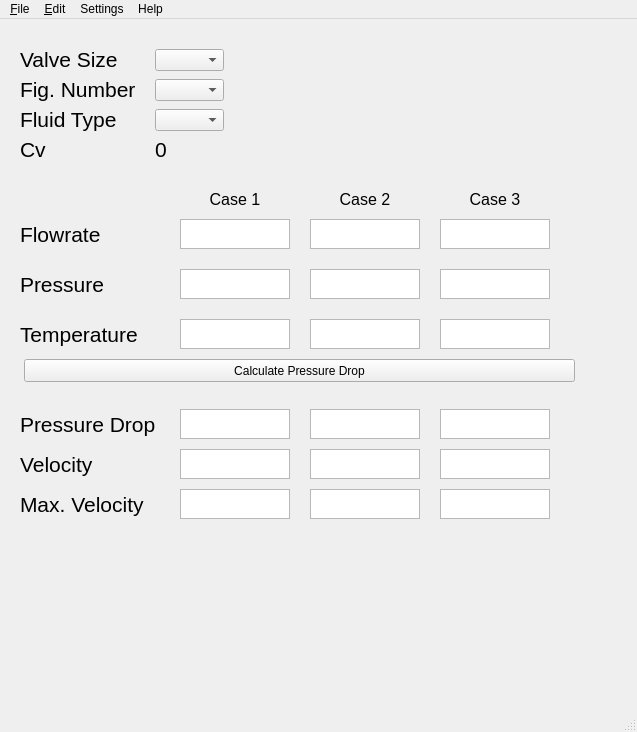
<?xml version="1.0" encoding="UTF-8"?>
<ui version="4.0">
 <author>Stefan Soder</author>
 <class>MainWindow</class>
 <widget class="QMainWindow" name="MainWindow">
  <property name="geometry">
   <rect>
    <x>0</x>
    <y>0</y>
    <width>637</width>
    <height>732</height>
   </rect>
  </property>
  <property name="windowTitle">
   <string>MainWindow</string>
  </property>
  <widget class="QWidget" name="centralwidget">
   <widget class="QComboBox" name="valveSizeSelect">
    <property name="geometry">
     <rect>
      <x>155</x>
      <y>30</y>
      <width>69</width>
      <height>22</height>
     </rect>
    </property>
   </widget>
   <widget class="QLabel" name="valveSizeLabel">
    <property name="geometry">
     <rect>
      <x>20</x>
      <y>25</y>
      <width>120</width>
      <height>30</height>
     </rect>
    </property>
    <property name="font">
     <font>
      <family>SansSerif</family>
      <pointsize>16</pointsize>
     </font>
    </property>
    <property name="text">
     <string>Valve Size</string>
    </property>
    <property name="buddy">
     <cstring>valveSizeSelect</cstring>
    </property>
   </widget>
   <widget class="QLabel" name="label_3">
    <property name="geometry">
     <rect>
      <x>20</x>
      <y>55</y>
      <width>120</width>
      <height>30</height>
     </rect>
    </property>
    <property name="font">
     <font>
      <family>SansSerif</family>
      <pointsize>16</pointsize>
     </font>
    </property>
    <property name="text">
     <string>Fig. Number</string>
    </property>
    <property name="buddy">
     <cstring>comboBox_4</cstring>
    </property>
   </widget>
   <widget class="QLabel" name="label_4">
    <property name="geometry">
     <rect>
      <x>20</x>
      <y>85</y>
      <width>120</width>
      <height>30</height>
     </rect>
    </property>
    <property name="font">
     <font>
      <family>SansSerif</family>
      <pointsize>16</pointsize>
     </font>
    </property>
    <property name="text">
     <string>Fluid Type</string>
    </property>
    <property name="buddy">
     <cstring>comboBox_5</cstring>
    </property>
   </widget>
   <widget class="QComboBox" name="comboBox_4">
    <property name="geometry">
     <rect>
      <x>155</x>
      <y>60</y>
      <width>69</width>
      <height>22</height>
     </rect>
    </property>
   </widget>
   <widget class="QComboBox" name="comboBox_5">
    <property name="geometry">
     <rect>
      <x>155</x>
      <y>90</y>
      <width>69</width>
      <height>22</height>
     </rect>
    </property>
   </widget>
   <widget class="QTextEdit" name="textEdit">
    <property name="geometry">
     <rect>
      <x>180</x>
      <y>200</y>
      <width>110</width>
      <height>30</height>
     </rect>
    </property>
   </widget>
   <widget class="QTextEdit" name="textEdit_2">
    <property name="geometry">
     <rect>
      <x>310</x>
      <y>200</y>
      <width>110</width>
      <height>30</height>
     </rect>
    </property>
   </widget>
   <widget class="QTextEdit" name="textEdit_3">
    <property name="geometry">
     <rect>
      <x>440</x>
      <y>200</y>
      <width>110</width>
      <height>30</height>
     </rect>
    </property>
   </widget>
   <widget class="QLabel" name="label_2">
    <property name="geometry">
     <rect>
      <x>180</x>
      <y>170</y>
      <width>110</width>
      <height>20</height>
     </rect>
    </property>
    <property name="font">
     <font>
      <family>SansSerif</family>
      <pointsize>12</pointsize>
     </font>
    </property>
    <property name="text">
     <string>Case 1</string>
    </property>
    <property name="alignment">
     <set>Qt::AlignCenter</set>
    </property>
    <property name="buddy">
     <cstring>textEdit</cstring>
    </property>
   </widget>
   <widget class="QLabel" name="label_5">
    <property name="geometry">
     <rect>
      <x>310</x>
      <y>170</y>
      <width>110</width>
      <height>20</height>
     </rect>
    </property>
    <property name="font">
     <font>
      <family>SansSerif</family>
      <pointsize>12</pointsize>
     </font>
    </property>
    <property name="text">
     <string>Case 2</string>
    </property>
    <property name="alignment">
     <set>Qt::AlignCenter</set>
    </property>
    <property name="buddy">
     <cstring>textEdit_2</cstring>
    </property>
   </widget>
   <widget class="QLabel" name="label_6">
    <property name="geometry">
     <rect>
      <x>440</x>
      <y>170</y>
      <width>110</width>
      <height>20</height>
     </rect>
    </property>
    <property name="font">
     <font>
      <family>SansSerif</family>
      <pointsize>12</pointsize>
     </font>
    </property>
    <property name="text">
     <string>Case 3</string>
    </property>
    <property name="alignment">
     <set>Qt::AlignCenter</set>
    </property>
    <property name="buddy">
     <cstring>textEdit_3</cstring>
    </property>
   </widget>
   <widget class="QTextEdit" name="textEdit_4">
    <property name="geometry">
     <rect>
      <x>180</x>
      <y>250</y>
      <width>110</width>
      <height>30</height>
     </rect>
    </property>
   </widget>
   <widget class="QTextEdit" name="textEdit_5">
    <property name="geometry">
     <rect>
      <x>310</x>
      <y>250</y>
      <width>110</width>
      <height>30</height>
     </rect>
    </property>
   </widget>
   <widget class="QTextEdit" name="textEdit_6">
    <property name="geometry">
     <rect>
      <x>440</x>
      <y>250</y>
      <width>110</width>
      <height>30</height>
     </rect>
    </property>
   </widget>
   <widget class="QLabel" name="label">
    <property name="geometry">
     <rect>
      <x>20</x>
      <y>200</y>
      <width>110</width>
      <height>30</height>
     </rect>
    </property>
    <property name="font">
     <font>
      <family>SansSerif</family>
      <pointsize>16</pointsize>
     </font>
    </property>
    <property name="text">
     <string>Flowrate</string>
    </property>
   </widget>
   <widget class="QLabel" name="label_7">
    <property name="geometry">
     <rect>
      <x>20</x>
      <y>250</y>
      <width>110</width>
      <height>30</height>
     </rect>
    </property>
    <property name="font">
     <font>
      <family>SansSerif</family>
      <pointsize>16</pointsize>
     </font>
    </property>
    <property name="text">
     <string>Pressure</string>
    </property>
   </widget>
   <widget class="QLabel" name="label_8">
    <property name="geometry">
     <rect>
      <x>20</x>
      <y>300</y>
      <width>131</width>
      <height>30</height>
     </rect>
    </property>
    <property name="font">
     <font>
      <family>SansSerif</family>
      <pointsize>16</pointsize>
     </font>
    </property>
    <property name="text">
     <string>Temperature</string>
    </property>
   </widget>
   <widget class="QTextEdit" name="textEdit_7">
    <property name="geometry">
     <rect>
      <x>440</x>
      <y>300</y>
      <width>110</width>
      <height>30</height>
     </rect>
    </property>
   </widget>
   <widget class="QTextEdit" name="textEdit_8">
    <property name="geometry">
     <rect>
      <x>310</x>
      <y>300</y>
      <width>110</width>
      <height>30</height>
     </rect>
    </property>
   </widget>
   <widget class="QTextEdit" name="textEdit_9">
    <property name="geometry">
     <rect>
      <x>180</x>
      <y>300</y>
      <width>110</width>
      <height>30</height>
     </rect>
    </property>
   </widget>
   <widget class="QTextEdit" name="textEdit_10">
    <property name="geometry">
     <rect>
      <x>180</x>
      <y>390</y>
      <width>110</width>
      <height>30</height>
     </rect>
    </property>
   </widget>
   <widget class="QTextEdit" name="textEdit_11">
    <property name="geometry">
     <rect>
      <x>440</x>
      <y>390</y>
      <width>110</width>
      <height>30</height>
     </rect>
    </property>
   </widget>
   <widget class="QTextEdit" name="textEdit_12">
    <property name="geometry">
     <rect>
      <x>310</x>
      <y>390</y>
      <width>110</width>
      <height>30</height>
     </rect>
    </property>
   </widget>
   <widget class="QLabel" name="label_9">
    <property name="geometry">
     <rect>
      <x>20</x>
      <y>390</y>
      <width>150</width>
      <height>30</height>
     </rect>
    </property>
    <property name="font">
     <font>
      <family>SansSerif</family>
      <pointsize>16</pointsize>
     </font>
    </property>
    <property name="text">
     <string>Pressure Drop</string>
    </property>
   </widget>
   <widget class="QLabel" name="label_10">
    <property name="geometry">
     <rect>
      <x>20</x>
      <y>430</y>
      <width>131</width>
      <height>30</height>
     </rect>
    </property>
    <property name="font">
     <font>
      <family>SansSerif</family>
      <pointsize>16</pointsize>
     </font>
    </property>
    <property name="text">
     <string>Velocity</string>
    </property>
   </widget>
   <widget class="QTextEdit" name="textEdit_13">
    <property name="geometry">
     <rect>
      <x>180</x>
      <y>430</y>
      <width>110</width>
      <height>30</height>
     </rect>
    </property>
   </widget>
   <widget class="QTextEdit" name="textEdit_14">
    <property name="geometry">
     <rect>
      <x>310</x>
      <y>430</y>
      <width>110</width>
      <height>30</height>
     </rect>
    </property>
   </widget>
   <widget class="QTextEdit" name="textEdit_15">
    <property name="geometry">
     <rect>
      <x>440</x>
      <y>430</y>
      <width>110</width>
      <height>30</height>
     </rect>
    </property>
   </widget>
   <widget class="QTextEdit" name="textEdit_16">
    <property name="geometry">
     <rect>
      <x>440</x>
      <y>470</y>
      <width>110</width>
      <height>30</height>
     </rect>
    </property>
   </widget>
   <widget class="QLabel" name="label_11">
    <property name="geometry">
     <rect>
      <x>20</x>
      <y>470</y>
      <width>131</width>
      <height>30</height>
     </rect>
    </property>
    <property name="font">
     <font>
      <family>SansSerif</family>
      <pointsize>16</pointsize>
     </font>
    </property>
    <property name="text">
     <string>Max. Velocity</string>
    </property>
   </widget>
   <widget class="QTextEdit" name="textEdit_17">
    <property name="geometry">
     <rect>
      <x>180</x>
      <y>470</y>
      <width>110</width>
      <height>30</height>
     </rect>
    </property>
   </widget>
   <widget class="QTextEdit" name="textEdit_18">
    <property name="geometry">
     <rect>
      <x>310</x>
      <y>470</y>
      <width>110</width>
      <height>30</height>
     </rect>
    </property>
   </widget>
   <widget class="QPushButton" name="pushButton">
    <property name="geometry">
     <rect>
      <x>24</x>
      <y>340</y>
      <width>551</width>
      <height>23</height>
     </rect>
    </property>
    <property name="text">
     <string>Calculate Pressure Drop</string>
    </property>
   </widget>
   <widget class="QLabel" name="label_12">
    <property name="geometry">
     <rect>
      <x>20</x>
      <y>115</y>
      <width>120</width>
      <height>30</height>
     </rect>
    </property>
    <property name="font">
     <font>
      <family>SansSerif</family>
      <pointsize>16</pointsize>
     </font>
    </property>
    <property name="text">
     <string>Cv</string>
    </property>
    <property name="buddy">
     <cstring>comboBox_5</cstring>
    </property>
   </widget>
   <widget class="QLabel" name="label_13">
    <property name="geometry">
     <rect>
      <x>155</x>
      <y>115</y>
      <width>120</width>
      <height>30</height>
     </rect>
    </property>
    <property name="font">
     <font>
      <family>SansSerif</family>
      <pointsize>16</pointsize>
     </font>
    </property>
    <property name="text">
     <string>0</string>
    </property>
    <property name="buddy">
     <cstring>comboBox_5</cstring>
    </property>
   </widget>
  </widget>
  <widget class="QMenuBar" name="menubar">
   <property name="geometry">
    <rect>
     <x>0</x>
     <y>0</y>
     <width>637</width>
     <height>21</height>
    </rect>
   </property>
   <widget class="QMenu" name="menu_File">
    <property name="title">
     <string>&amp;File</string>
    </property>
    <addaction name="action_Quit"/>
   </widget>
   <widget class="QMenu" name="menu_Edit">
    <property name="title">
     <string>&amp;Edit</string>
    </property>
   </widget>
   <widget class="QMenu" name="menuSettings">
    <property name="title">
     <string>Settings</string>
    </property>
   </widget>
   <widget class="QMenu" name="menuHelp">
    <property name="title">
     <string>Help</string>
    </property>
   </widget>
   <addaction name="menu_File"/>
   <addaction name="menu_Edit"/>
   <addaction name="menuSettings"/>
   <addaction name="menuHelp"/>
  </widget>
  <widget class="QStatusBar" name="statusbar"/>
  <action name="action_Quit">
   <property name="text">
    <string>&amp;Quit</string>
   </property>
  </action>
 </widget>
 <resources/>
 <connections/>
</ui>
